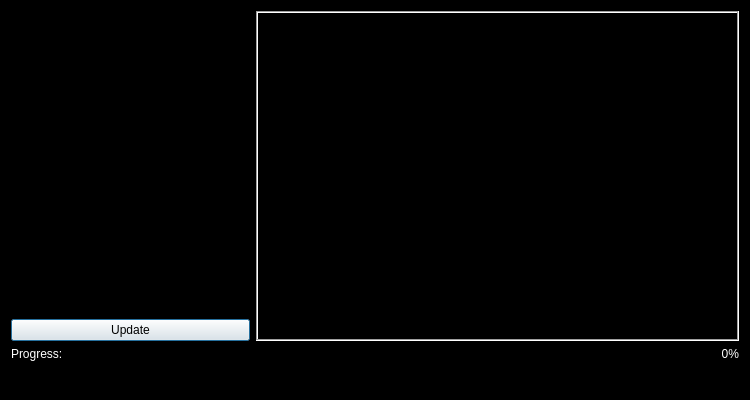
<ui version="4.0" >
 <class>MaraUpdateWindow</class>
 <widget class="QDialog" name="MaraUpdateWindow" >
  <property name="geometry" >
   <rect>
    <x>0</x>
    <y>0</y>
    <width>750</width>
    <height>400</height>
   </rect>
  </property>
  <property name="palette" >
   <palette>
    <active>
     <colorrole role="WindowText" >
      <brush brushstyle="SolidPattern" >
       <color alpha="255" >
        <red>255</red>
        <green>255</green>
        <blue>255</blue>
       </color>
      </brush>
     </colorrole>
     <colorrole role="Text" >
      <brush brushstyle="SolidPattern" >
       <color alpha="255" >
        <red>255</red>
        <green>255</green>
        <blue>255</blue>
       </color>
      </brush>
     </colorrole>
     <colorrole role="Base" >
      <brush brushstyle="SolidPattern" >
       <color alpha="255" >
        <red>0</red>
        <green>0</green>
        <blue>0</blue>
       </color>
      </brush>
     </colorrole>
     <colorrole role="Window" >
      <brush brushstyle="SolidPattern" >
       <color alpha="255" >
        <red>0</red>
        <green>0</green>
        <blue>0</blue>
       </color>
      </brush>
     </colorrole>
    </active>
    <inactive>
     <colorrole role="WindowText" >
      <brush brushstyle="SolidPattern" >
       <color alpha="255" >
        <red>255</red>
        <green>255</green>
        <blue>255</blue>
       </color>
      </brush>
     </colorrole>
     <colorrole role="Text" >
      <brush brushstyle="SolidPattern" >
       <color alpha="255" >
        <red>255</red>
        <green>255</green>
        <blue>255</blue>
       </color>
      </brush>
     </colorrole>
     <colorrole role="Base" >
      <brush brushstyle="SolidPattern" >
       <color alpha="255" >
        <red>0</red>
        <green>0</green>
        <blue>0</blue>
       </color>
      </brush>
     </colorrole>
     <colorrole role="Window" >
      <brush brushstyle="SolidPattern" >
       <color alpha="255" >
        <red>0</red>
        <green>0</green>
        <blue>0</blue>
       </color>
      </brush>
     </colorrole>
    </inactive>
    <disabled>
     <colorrole role="WindowText" >
      <brush brushstyle="SolidPattern" >
       <color alpha="255" >
        <red>118</red>
        <green>116</green>
        <blue>108</blue>
       </color>
      </brush>
     </colorrole>
     <colorrole role="Text" >
      <brush brushstyle="SolidPattern" >
       <color alpha="255" >
        <red>118</red>
        <green>116</green>
        <blue>108</blue>
       </color>
      </brush>
     </colorrole>
     <colorrole role="Base" >
      <brush brushstyle="SolidPattern" >
       <color alpha="255" >
        <red>0</red>
        <green>0</green>
        <blue>0</blue>
       </color>
      </brush>
     </colorrole>
     <colorrole role="Window" >
      <brush brushstyle="SolidPattern" >
       <color alpha="255" >
        <red>0</red>
        <green>0</green>
        <blue>0</blue>
       </color>
      </brush>
     </colorrole>
    </disabled>
   </palette>
  </property>
  <property name="windowTitle" >
   <string>Mara 2 Updater</string>
  </property>
  <property name="windowIcon" >
   <iconset resource="../resources/MaraUpdater.qrc" >
    <normaloff>:/MaraUpdater.ico</normaloff>:/MaraUpdater.ico</iconset>
  </property>
  <property name="autoFillBackground" >
   <bool>true</bool>
  </property>
  <layout class="QGridLayout" name="gridLayout" >
   <item rowspan="3" row="0" column="1" colspan="2" >
    <widget class="QPlainTextEdit" name="qteProgress" >
     <property name="frameShape" >
      <enum>QFrame::Box</enum>
     </property>
     <property name="frameShadow" >
      <enum>QFrame::Sunken</enum>
     </property>
     <property name="readOnly" >
      <bool>true</bool>
     </property>
    </widget>
   </item>
   <item row="1" column="0" >
    <widget class="QLabel" name="qlbMaraLogo" >
     <property name="pixmap" >
      <pixmap resource="../resources/MaraUpdater.qrc" >:/Mara2UpdaterLogo2_256.png</pixmap>
     </property>
    </widget>
   </item>
   <item row="2" column="0" >
    <layout class="QHBoxLayout" name="horizontalLayout" >
     <item>
      <widget class="QPushButton" name="qpbUpdate" >
       <property name="text" >
        <string>Update</string>
       </property>
      </widget>
     </item>
    </layout>
   </item>
   <item row="3" column="0" >
    <widget class="QLabel" name="qlbStatus" >
     <property name="sizePolicy" >
      <sizepolicy vsizetype="Minimum" hsizetype="Preferred" >
       <horstretch>0</horstretch>
       <verstretch>0</verstretch>
      </sizepolicy>
     </property>
     <property name="palette" >
      <palette>
       <active>
        <colorrole role="Text" >
         <brush brushstyle="SolidPattern" >
          <color alpha="255" >
           <red>255</red>
           <green>255</green>
           <blue>255</blue>
          </color>
         </brush>
        </colorrole>
       </active>
       <inactive>
        <colorrole role="Text" >
         <brush brushstyle="SolidPattern" >
          <color alpha="255" >
           <red>255</red>
           <green>255</green>
           <blue>255</blue>
          </color>
         </brush>
        </colorrole>
       </inactive>
       <disabled>
        <colorrole role="Text" >
         <brush brushstyle="SolidPattern" >
          <color alpha="255" >
           <red>118</red>
           <green>116</green>
           <blue>108</blue>
          </color>
         </brush>
        </colorrole>
       </disabled>
      </palette>
     </property>
     <property name="text" >
      <string>Progress:</string>
     </property>
    </widget>
   </item>
   <item row="4" column="0" colspan="3" >
    <widget class="QProgressBar" name="qbrProgress" >
     <property name="palette" >
      <palette>
       <active>
        <colorrole role="Text" >
         <brush brushstyle="SolidPattern" >
          <color alpha="255" >
           <red>255</red>
           <green>255</green>
           <blue>255</blue>
          </color>
         </brush>
        </colorrole>
       </active>
       <inactive>
        <colorrole role="Text" >
         <brush brushstyle="SolidPattern" >
          <color alpha="255" >
           <red>255</red>
           <green>255</green>
           <blue>255</blue>
          </color>
         </brush>
        </colorrole>
       </inactive>
       <disabled>
        <colorrole role="Text" >
         <brush brushstyle="SolidPattern" >
          <color alpha="255" >
           <red>118</red>
           <green>116</green>
           <blue>108</blue>
          </color>
         </brush>
        </colorrole>
       </disabled>
      </palette>
     </property>
     <property name="maximum" >
      <number>100</number>
     </property>
     <property name="value" >
      <number>0</number>
     </property>
     <property name="textVisible" >
      <bool>false</bool>
     </property>
     <property name="format" >
      <string/>
     </property>
    </widget>
   </item>
   <item row="0" column="0" >
    <spacer name="verticalSpacer" >
     <property name="orientation" >
      <enum>Qt::Vertical</enum>
     </property>
     <property name="sizeHint" stdset="0" >
      <size>
       <width>20</width>
       <height>40</height>
      </size>
     </property>
    </spacer>
   </item>
   <item row="3" column="2" >
    <widget class="QLabel" name="qlbProgress" >
     <property name="text" >
      <string>0%</string>
     </property>
     <property name="alignment" >
      <set>Qt::AlignRight|Qt::AlignTrailing|Qt::AlignVCenter</set>
     </property>
    </widget>
   </item>
   <item row="3" column="1" >
    <widget class="QLabel" name="qlbProgressCount" >
     <property name="text" >
      <string/>
     </property>
     <property name="alignment" >
      <set>Qt::AlignRight|Qt::AlignTrailing|Qt::AlignVCenter</set>
     </property>
    </widget>
   </item>
  </layout>
 </widget>
 <resources>
  <include location="../resources/MaraUpdater.qrc" />
 </resources>
 <connections/>
</ui>
